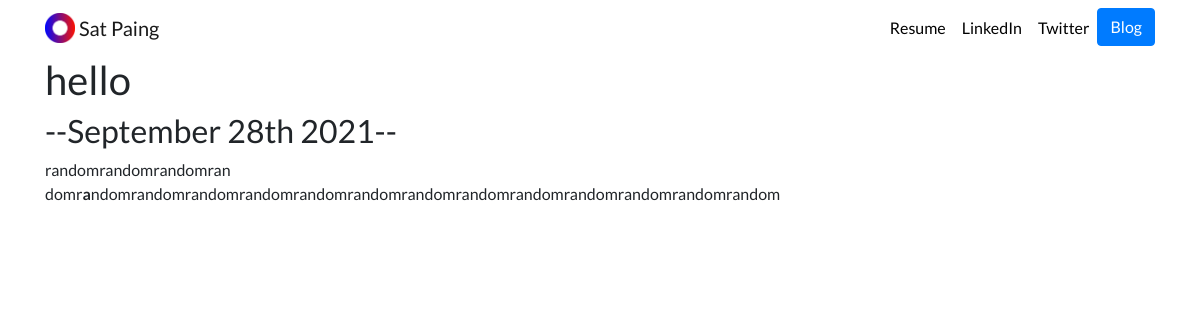
Page /blog/8/ on the committed database.
### blog/models.py (models this page shows, shortened)
class Blog(models.Model):
    title = models.CharField(max_length=100)
    description = models.TextField(max_length=256)
    date = models.DateField()

### blog/views.py (the view)
# urls.py: path("<int:id>/", detail, name="detail"),
def detail(request, id):
    obj = get_object_or_404(Blog, pk=id)
    context = {
        "blog": obj
    }
    return render(request, 'blog_detail.html', context)

### blog/templates/blog_detail.html
{% extends 'base.html' %}
{% block content %}
    <h1>{{ blog.title }}</h1>
    <h2>--{{ blog.date|date:"F jS Y" }}--</h2>
    <p>
        {{ blog.description|safe }}
    </p>
{% endblock %}

### myportfolio/static/portfolio/custom.css (style rules this page uses)
body { font-family: 'Lato', sans-serif; }

### rows in the picture
Blog: title "hello", date "September 28th 2021", description "randomrandomrandomran domr a ndomrandomrandomrandomrandomrandomrandomrandomrandomrandomrandomrandomrandom"
